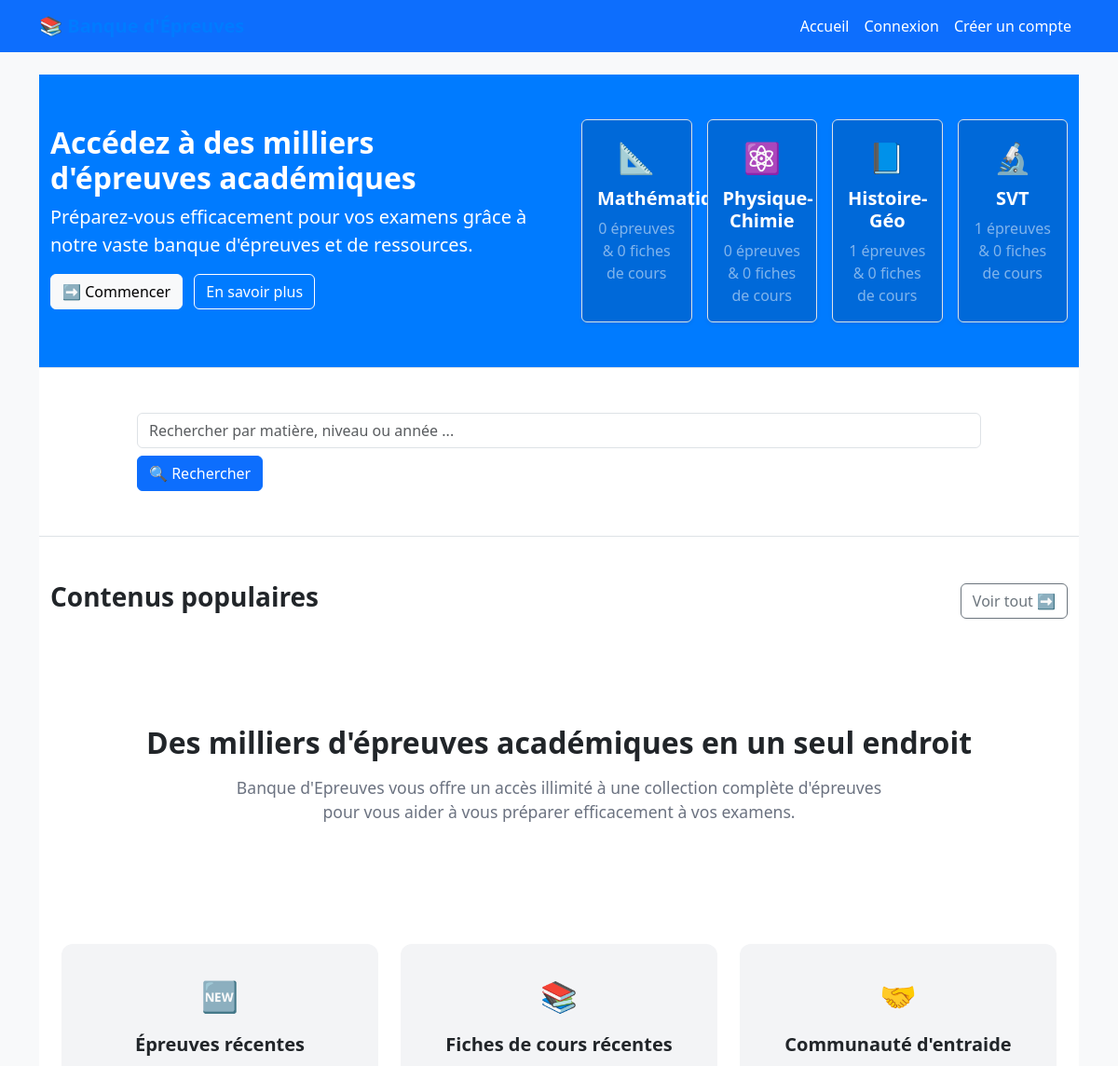
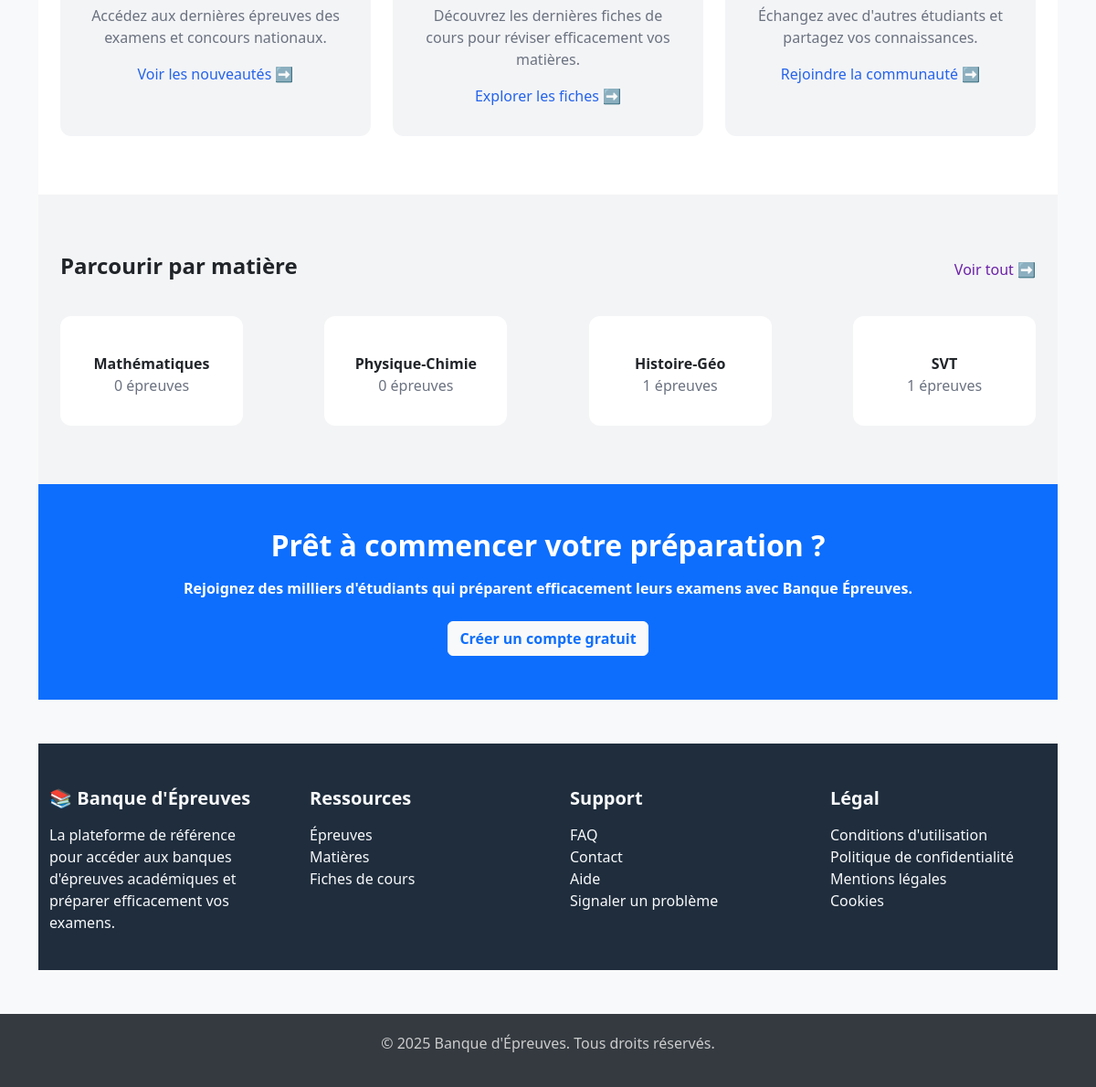
Before: / with the older database file (2 pictures, top to bottom).
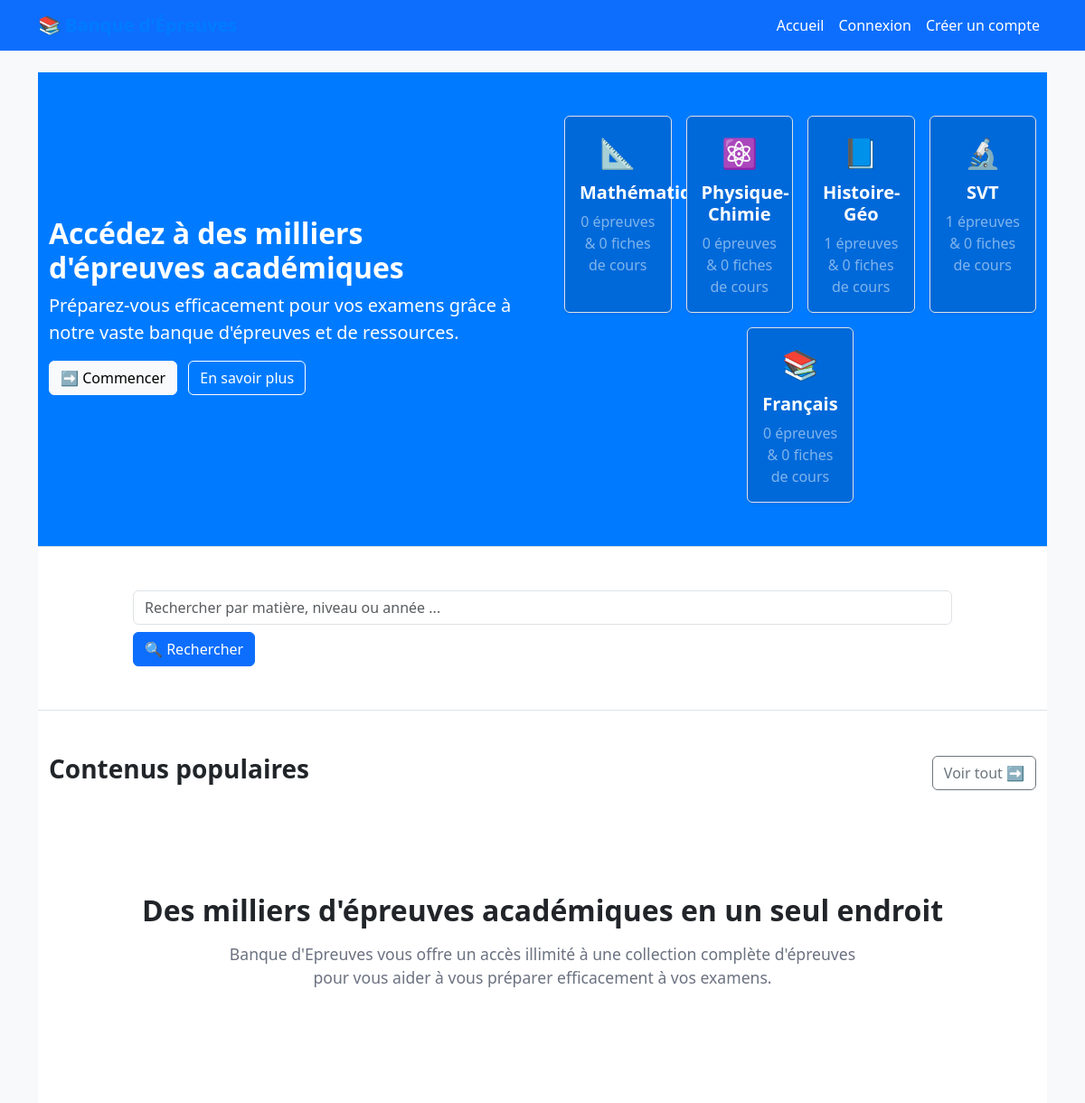
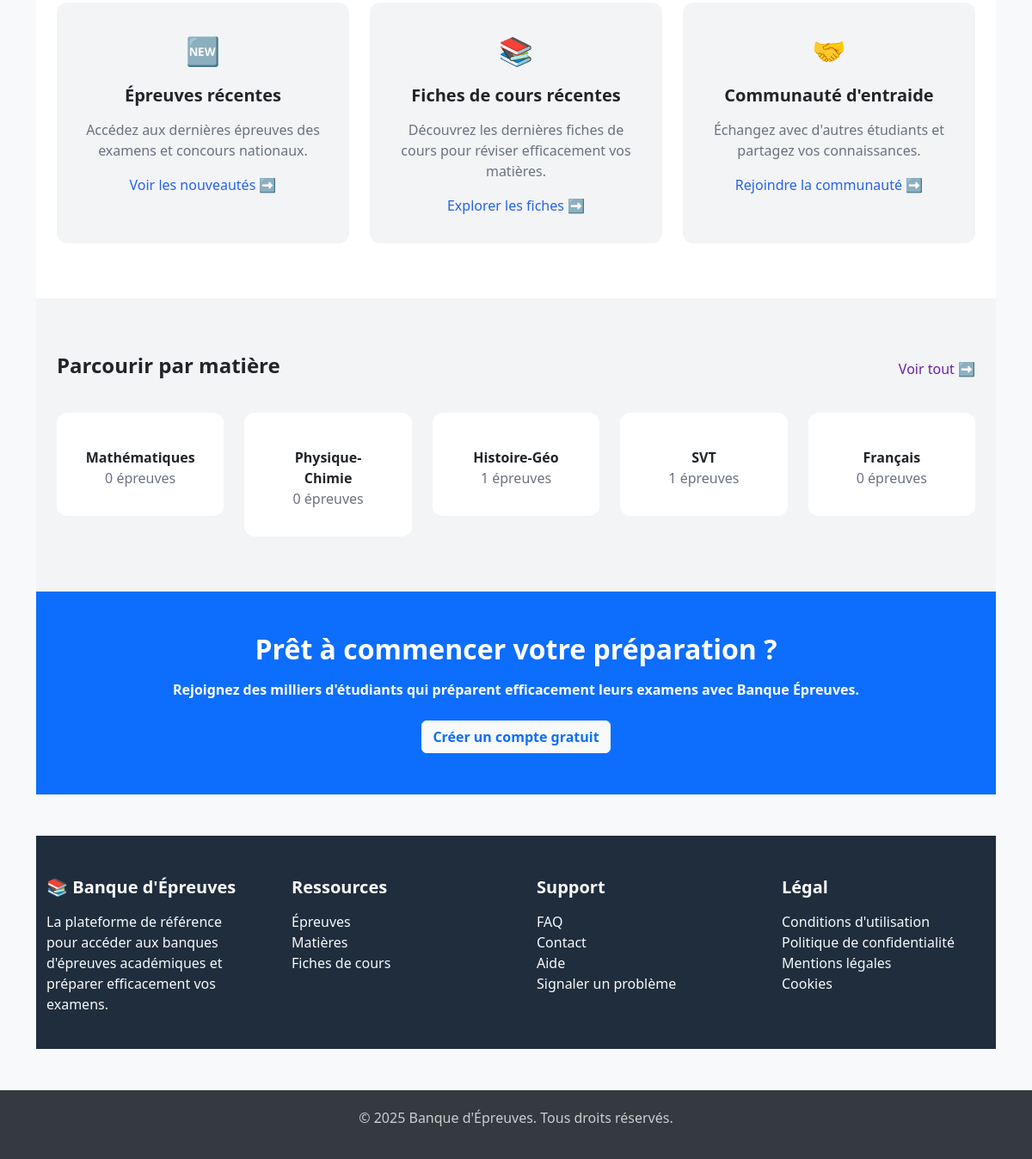
After: the same page with the newer database file (2 pictures, top to bottom).
### blog/models.py (models this page shows, shortened)
class Matière(models.Model):
    nom = models.CharField(max_length=100)
    created_at = models.DateTimeField(auto_now_add=True)
    updated_at = models.DateTimeField(auto_now=True)

### blog/views.py (the view)
# urls.py: 2. Add a URL to urlpatterns:  path('', views.home, name='home')
def home(request):
    matieres = Matière.objects.annotate(
        nb_epreuves=Count('epreuve'),
        nb_fiches=Count('fichecours')
    )
    for matiere in matieres:
        if matiere.nom == "Mathématiques":
            matiere.icon = "📐"
        elif matiere.nom == "Physique-Chimie":
            matiere.icon = "⚛️"
        elif matiere.nom == "Français":
            matiere.icon = "📚"
        elif matiere.nom == "SVT" or matiere.nom == "Sciences de la Vie et de la Terre":
            matiere.icon = "🔬"
        else:
            matiere.icon = "📘"
    return render(request, 'index.html', {'matieres': matieres})

### blog/templates/index.html (shortened to what this page needs)
{% extends 'base.html' %}
{% block content %}
<section class="py-5 text-white" style="background-color: #007BFF;">
  <div class="container">
    <div class="row align-items-center gx-5 gy-4">
      <div class="col-md-6 text-center text-md-start">
        <h2 class="fw-bold">Accédez à des milliers d'épreuves académiques</h2>
        <p class="lead">Préparez-vous efficacement pour vos examens grâce à notre vaste banque d'épreuves et de ressources.</p>
        <a href="#epreuves" class="btn btn-light me-2 mb-2">➡ Commencer</a>
        <a href="{% url 'apropos' %}" class="btn btn-outline-light text-white border-white mb-2">En savoir plus</a>
      </div>
      <div class="col-md-6">
        <div class="row row-cols-2 row-cols-sm-3 row-cols-md-4 g-3 justify-content-center">
          {% for matiere in matieres %}
          <div class="col d-flex justify-content-center">
            <a href="{% url 'epreuves_par_matiere' matiere.id %}" class="text-decoration-none text-white w-100">
              <div class="p-3 border rounded text-center text-white shadow-sm h-100 matiere-card" style="background-color: #0069d9; max-width: 200px; margin: 0 auto;">
                <div style="font-size: 2rem;">{{ matiere.icon }}</div>
                <h5 class="fw-bold mt-2">{{ matiere.nom }}</h5>
                <p class="mb-0 text-white-50">
                  {{ matiere.epreuve_set.count }} épreuves &amp; {{ matiere.fichecours_set.count }} fiches de cours
                </p>
              </div>
            </a>
          </div>
          {% endfor %}
        </div>
    </div>
  </div>
</section>
<section class="py-5 bg-white border-top">
  <div class="container">
    <div class="row justify-content-center">
      <div class="col-lg-10">
        <form class="d-flex align-items-center flex-wrap gap-2" method="GET" action="{% url 'rechercher' %}">
          <input type="text" name="q" class="form-control recherche-input"
                 placeholder="Rechercher par matière, niveau ou année ..." />
          <button type="submit" class="btn btn-primary">
            🔍 Rechercher
          </button>
        </form>
      </div>
    </div>
  </div>
</section>
<section class="py-5 bg-white border-top">
  <div class="container">
    <div class="d-flex justify-content-between align-items-center mb-4">
      <h3 class="fw-bold">Contenus populaires</h3>
      <a href="{% url 'populaires' %}" class="btn btn-outline-secondary voir-tout-btn">
        Voir tout ➡
      </a>
    </div>
  </div>
</section>
<section style="background-color: white; padding: 4rem 0; text-align: center;">
  <div class="container mx-auto px-4">
    <h2 style="font-size: 2rem; font-weight: bold; margin-bottom: 1rem;">
      Des milliers d'épreuves académiques en un seul endroit
    </h2>
    <p style="color: #6B7280; font-size: 1.1rem; max-width: 700px; margin: 0 auto;">
      Banque d'Epreuves vous offre un accès illimité à une collection complète d'épreuves pour vous aider à vous préparer efficacement à vos examens.
    </p>
  </div>
</section>
<section style="background-color: white; padding: 4rem 0;">
  <div style="display: flex; justify-content: space-around; gap: 1.5rem; flex-wrap: wrap;" class="container mx-auto px-4">
    <div style="background-color: #f3f4f6; padding: 2rem; border-radius: 0.75rem; flex: 1; min-width: 280px; text-align: center;">
      <div style="font-size: 2rem; margin-bottom: 1rem;">🆕</div>
      <h3 style="font-weight: bold; font-size: 1.25rem;">Épreuves récentes</h3>
      <p style="color: #6B7280; margin: 1rem 0;">
        Accédez aux dernières épreuves des examens et concours nationaux.
      </p>
      <a href="{% url 'epreuves_recentes' %}" style="color: #2563eb; font-weight: 500; text-decoration: none;">
        Voir les nouveautés ➡
      </a>
    </div>
    <div style="background-color: #f3f4f6; padding: 2rem; border-radius: 0.75rem; flex: 1; min-width: 280px; text-align: center;">
      <div style="font-size: 2rem; margin-bottom: 1rem;">📚</div>
      <h3 style="font-weight: bold; font-size: 1.25rem;">Fiches de cours récentes</h3>
      <p style="color: #6B7280; margin: 1rem 0;">
        Découvrez les dernières fiches de cours pour réviser efficacement vos matières.
      </p>
      <a href="{% url 'fiches_recentes' %}" style="color: #2563eb; font-weight: 500; text-decoration: none;">
        Explorer les fiches ➡
      </a>
    </div>
    <div style="background-color: #f3f4f6; padding: 2rem; border-radius: 0.75rem; flex: 1; min-width: 280px; text-align: center;">
      <div style="font-size: 2rem; margin-bottom: 1rem;">🤝</div>
      <h3 style="font-weight: bold; font-size: 1.25rem;">Communauté d'entraide</h3>
      <p style="color: #6B7280; margin: 1rem 0;">
        Échangez avec d'autres étudiants et partagez vos connaissances.
      </p>
      <a href="#" style="color: #2563eb; font-weight: 500; text-decoration: none;">
        Rejoindre la communauté ➡
      </a>
    </div>
  </div>
</section>
<section style="background-color: #f3f4f6; padding: 4rem 0;">
  <div class="container mx-auto px-4">
    <div style="display: flex; justify-content: space-between; align-items: center; margin-bottom: 2rem;">
      <h2 style="font-weight: bold; font-size: 1.5rem;">Parcourir par matière</h2>
      <a href="{% url 'liste_matieres' %}" style="color: #6B21A8; text-decoration: none; font-weight: 500;" onmouseover="this.style.color='#9333EA'" onmouseout="this.style.color='#6B21A8'">
        Voir tout ➡
      </a>
    </div>
    <div style="display: flex; gap: 1.5rem; flex-wrap: wrap; justify-content: space-between;">
      {% for matiere in matieres %}
        <a href="{% url 'epreuves_par_matiere' matiere.id %}" style="text-decoration: none; color: inherit; flex: 1; min-width: 160px; max-width: 200px;">
          <div style="background-color: white; padding: 2rem; border-radius: 0.75rem; text-align: center; transition: transform 0.2s;" onmouseover="this.style.transform='scale(1.05)'" onmouseout="this.style.transform='scale(1)'">
            <div style="font-weight: bold; margin-top: 0.5rem;">{{ matiere.nom }}</div>
            <div style="color: #6B7280;">{{ matiere.epreuve_set.count }} épreuves</div>
          </div>
        </a>
      {% endfor %}
    </div>
  </div>
</section>
<section class="bg-primary text-white text-center py-5">
  <div class="container">
    <h2 class="fw-bold mb-3">
      Prêt à commencer votre préparation ?
    </h2>
    <p class="fw-semibold mb-4">
      Rejoignez des milliers d'étudiants qui préparent efficacement leurs examens avec Banque Épreuves.
    </p>
    <a href="{% url 'register' %}" class="btn btn-light text-primary fw-bold">
      Créer un compte gratuit
    </a>
  </div>
</section>
<footer style="background-color: #1f2d3d;" class="text-light pt-5 pb-4 mt-5">
  <div class="container">
    <div class="row gy-4 gx-5">
      <div class="col-md-3">
        <h5 class="fw-bold mb-3">📚 Banque d'Épreuves</h5>
        <p class="fw-normal">
          La plateforme de référence pour accéder aux banques d'épreuves académiques et préparer efficacement vos examens.
        </p>
      </div>
      <div class="col-md-3">
        <h5 class="fw-bold mb-3">Ressources</h5>
        <ul class="list-unstyled">
          <li><a href="{% url 'liste_epreuves' %}" class="text-light text-decoration-none d-block">Épreuves</a></li>
          <li><a href="{% url 'liste_matieres' %}" class="text-light text-decoration-none d-block">Matières</a></li>
          <li><a href="{% url 'fiches_cours' %}" class="text-light text-decoration-none d-block">Fiches de cours</a></li>
        </ul>
      </div>
      <div class="col-md-3">
        <h5 class="fw-bold mb-3">Support</h5>
        <ul class="list-unstyled">
          <li><a href="{% url 'faq' %}" class="text-light text-decoration-none d-block">FAQ</a></li>
          <li><a href="{% url 'contact' %}" class="text-light text-decoration-none d-block">Contact</a></li>
          <li><a href="{% url 'aide' %}" class="text-light text-decoration-none d-block">Aide</a></li>
          <li><a href="{% url 'signaler_probleme' %}" class="text-light text-decoration-none d-block">Signaler un problème</a></li>
        </ul>
      </div>
      <div class="col-md-3">
        <h5 class="fw-bold mb-3">Légal</h5>
        <ul class="list-unstyled">
          <li><a href="{% url 'conditions_utilisation' %}" class="text-light text-decoration-none d-block">Conditions d'utilisation</a></li>
          <li><a href="{% url 'politique_confidentialite' %}" class="text-light text-decoration-none d-block">Politique de confidentialité</a></li>
          <li><a href="{% url 'mentions_legales' %}" class="text-light text-decoration-none d-block">Mentions légales</a></li>
          <li><a href="{% url 'cookies' %}" class="text-light text-decoration-none d-block">Cookies</a></li>
        </ul>
      </div>
    </div>
  </div>
</footer>
{% endblock %}

### app_auth/templates/base.html (shortened to what this page needs)
<!DOCTYPE html>
<html lang="fr">
<head>
    <link href="https://cdn.jsdelivr.net/npm/bootstrap@5.3.2/dist/css/bootstrap.min.css" rel="stylesheet">
</head>
<body>
    <nav class="navbar navbar-expand-lg navbar-dark bg-primary fixed-top">
        <div class="container">
            <a class="navbar-brand" href="/">📚 Banque d'Épreuves</a>
            <div class="collapse navbar-collapse" id="navbarNav">
                <ul class="navbar-nav ms-auto">
                    <li class="nav-item">
                        <a class="nav-link" href="/">Accueil</a>
                    </li>
                    <li class="nav-item">
                        <a class="nav-link" href="/auth/login/">Connexion</a>
                    </li>
                    <li class="nav-item">
                        <a class="nav-link" href="/auth/register/">Créer un compte</a>
                    </li>
                </ul>
            </div>
        </div>
    </nav>
    <div class="container" style="padding-top: 80px;">
        {% block content %}{% endblock %}
    </div>
    <footer class="mt-5">
        <div class="container text-center">
            <p>&copy; 2025 Banque d'Épreuves. Tous droits réservés.</p>
        </div>
    </footer>
</body>
</html>

### app_auth/templates/base.html (style rules this page uses)
body { background-color: #f8f9fa; }
.navbar-brand { font-weight: bold; color: #007bff !important; }
.nav-link { color: #fff !important; }
footer { background-color: #343a40; color: #ccc; padding: 20px 0; }
footer a { color: #ccc; text-decoration: none; }

Changed rows visible on the page:
added Matière: icon "📚", nom "Français", epreuve_set.count "0", fichecours_set.count "0"
